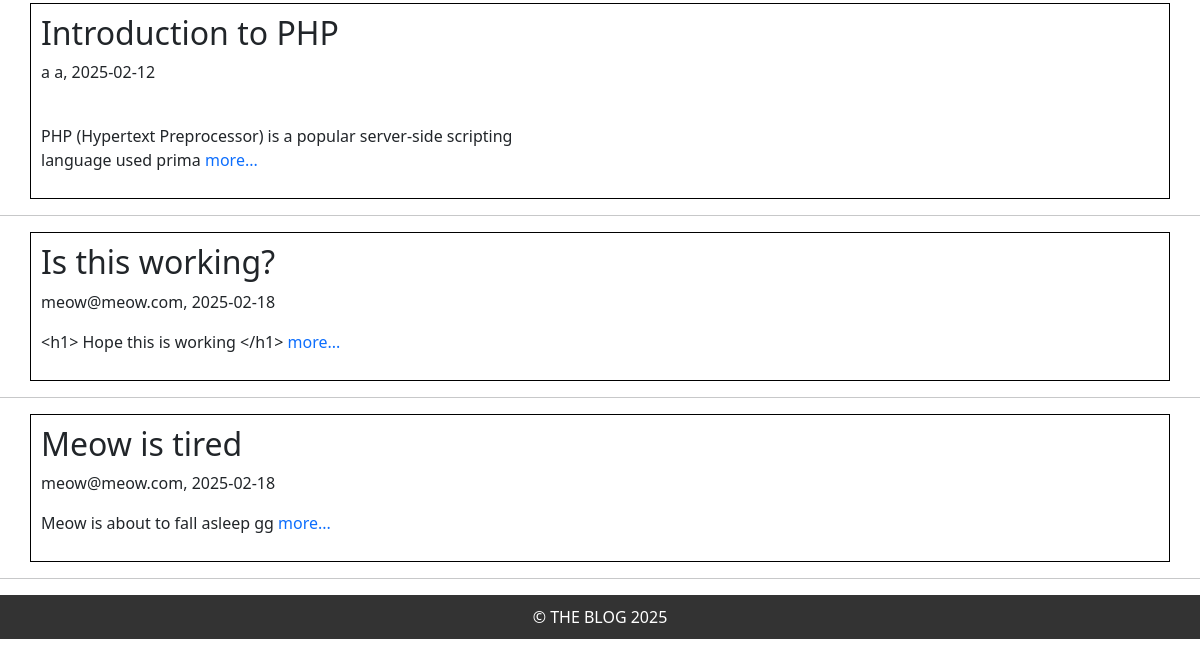
Page /admin/articles.php (signed in, lower part) on the earlier database version.
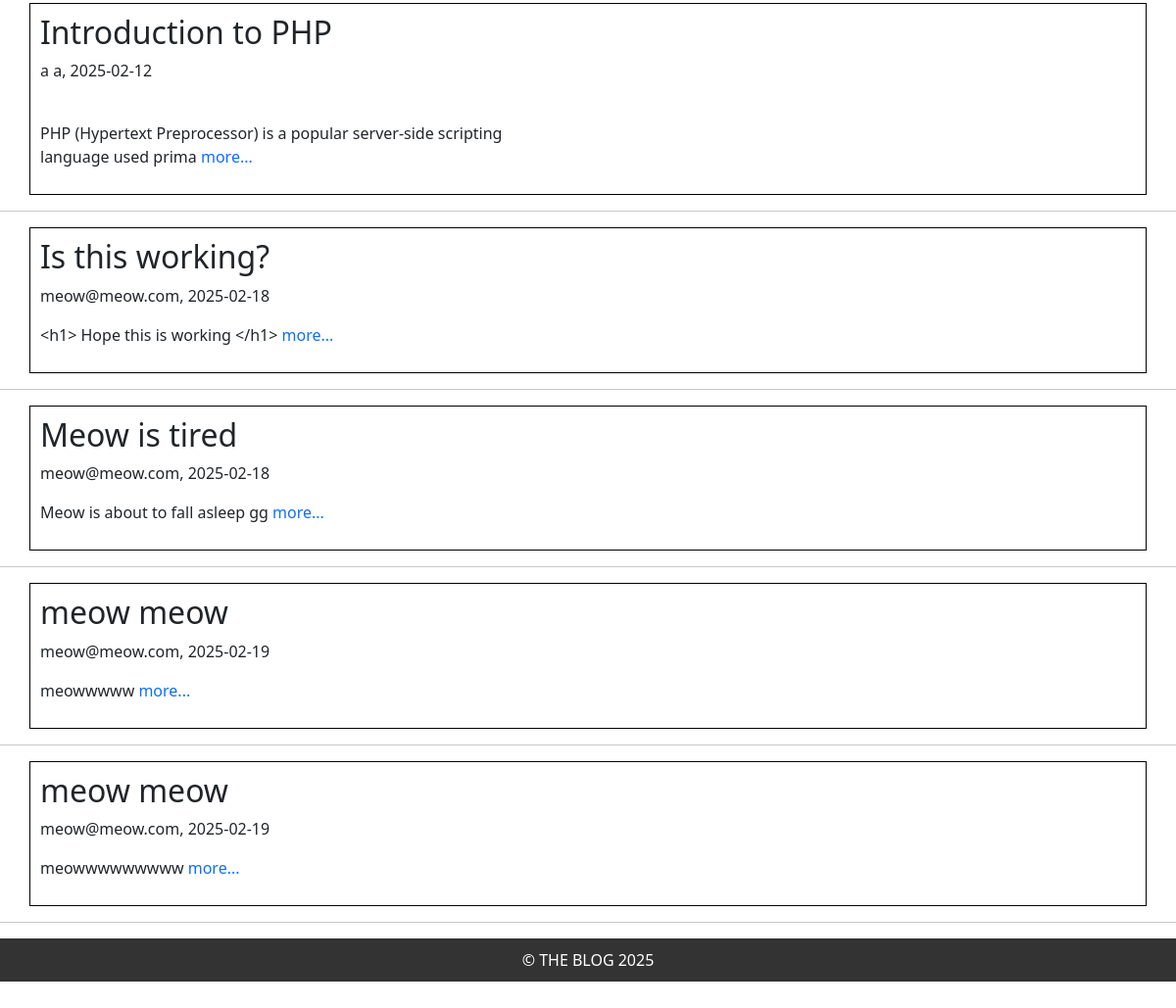
Same page on the later database version.
### tables this page shows
CREATE TABLE Article
    (
        ArticleId Integer PRIMARY KEY,
        Title VARCHAR(255) NOT NULL,
        Body Text NOT NULL,
        CreateDate DATE NOT NULL,
        StartDate DATE NOT NULL,
        EndDate DATE NOT NULL,
        ContributorUsername VARCHAR(50) NOT NULL,
        FOREIGN KEY (ContributorUsername) REFERENCES Users(Username)
    );

### admin/articles.php (the view, shortened to what this page needs)
<?php
    include '../templates/header.php';
?>
<?php
$db = getDatabase();
$query = "SELECT ArticleId, Title, substr(Body, 1, 100) as Excerpt, CreateDate, ContributorUsername FROM Article";
$res = $db->query($query);
if ($res) {
    while ($article = $res->fetchArray(SQLITE3_ASSOC)) {
        echo "<div class='container'>";
        echo "<h2>" . htmlspecialchars($article['Title']) . "</h2>";
        echo "<p>" . htmlspecialchars($article['ContributorUsername']) . ", " . htmlspecialchars($article['CreateDate']) . "</p>";
        echo "<p>" . nl2br(htmlspecialchars($article['Excerpt']));
        echo "<a href='show_article.php?ArticleId={$article['ArticleId']}'> more...</a></p>";
        echo "</div><hr>";
    }
} else {
    echo "<p>No articles found.</p>";
}
?>
<?php
    include '../templates/footer.php';
?>

Differences in the rows shown:
added article: Title "meow meow", ContributorUsername "meow@meow.com", CreateDate "2025-02-19", Excerpt "meowwwww"
added article: Title "meow meow", ContributorUsername "meow@meow.com", CreateDate "2025-02-19", Excerpt "meowwwwwwwww"
